Frame 1 (no input): blank canvas, image omitted
Frame 60 (no input): blank canvas, image omitted
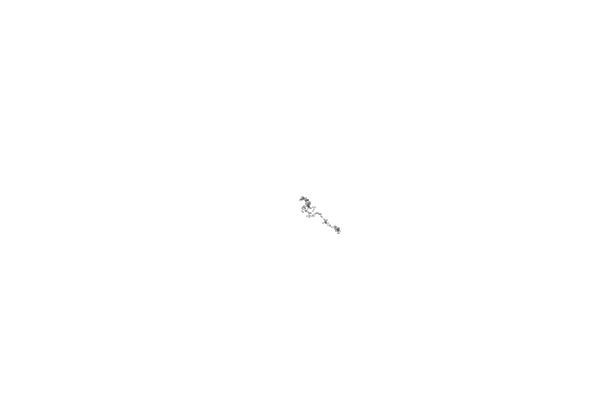
Frame 120 (the mouse pressed at the canvas centre since frame 60)

The p5.js sketch whose frames 1 and 60 were blank and that drew this single picture after the mouse press (run headless with seeded random() and noise() and a simulated clock; from frame 60 on, the mouse is pressed at the canvas centre):

// p5.js sketch
// ── sketch.js
let walker;

function setup() {
  createCanvas(600, 400);
  walker = new Walker();
}

function draw() {
  walker.show();
  walker.step();
}

class Walker {
  constructor() {
    this.x = width / 2;
    this.y = height / 2;
  }

  show() {
    stroke(0);
    point(this.x, this.y);
  }

  step() {
    let xstep = floor(random(-1.5, 3));
    let ystep = floor(random(-1.5, 3));
    this.x += xstep;
    this.y += ystep;
    this.x = this.x % width;
    this.y = this.y % height;
  }
}
